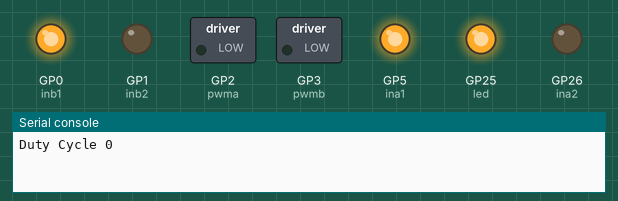
A program run on a simulated Raspberry Pi Pico running MicroPython. On the bench: switched loads named in the program (green lamp = pin HIGH), output pins drawn as LEDs (lit = HIGH), the last lines printed to the serial console. At 30.3 s the program stops and its outputs stay as they are.

Above: at 0.01 s.
At 5.0 s:
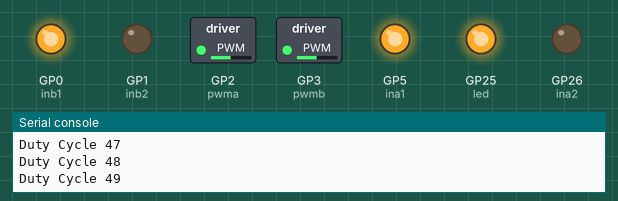
At 10.1 s:
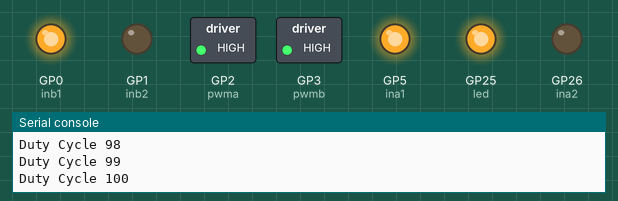
At 17.6 s:
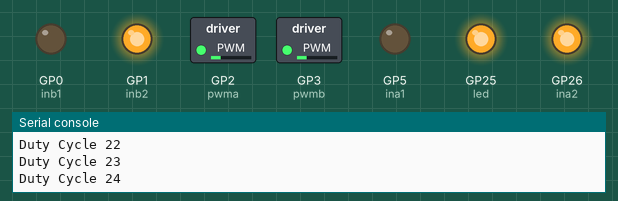
At 25.2 s:
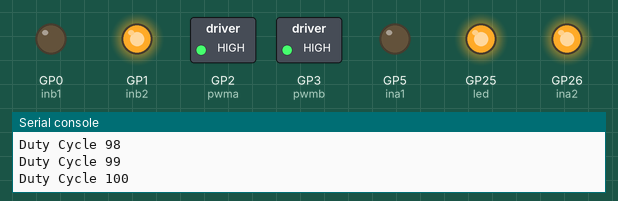
At 30.3 s:
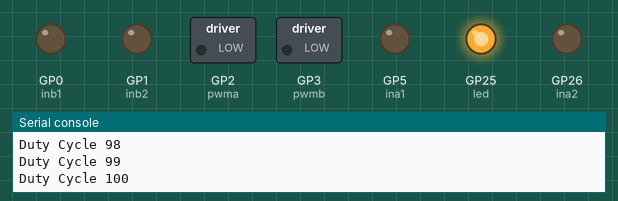
Timing chart, 0 to 31.8 s (numbered marks = the images above):
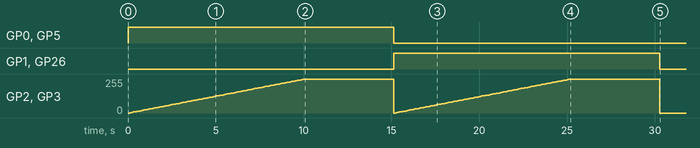

The program:

PM-MDRV-003.py
```python
from machine import Pin , PWM
from utime import sleep

led = Pin(25,Pin.OUT)
ina1 = Pin(5,Pin.OUT)
ina2 = Pin(26, Pin.OUT)
pwma = PWM(Pin(2))
pwma.freq(10000)

inb1 = Pin(0,Pin.OUT)
inb2 = Pin(1, Pin.OUT)
pwmb = PWM(Pin(3))
pwmb.freq(10000)


led.toggle()


def RotateCW(duty):
    ina1.value(1)
    ina2.value(0)
    duty_16 = int((duty*65536)/100)
    pwma.duty_u16(duty_16)

    inb1.value(1)
    inb2.value(0)
    duty_16 = int((duty*65536)/100)
    pwmb.duty_u16(duty_16)

def RotateCCW(duty):
    ina1.value(0)
    ina2.value(1)
    duty_16 = int((duty*65536)/100)
    pwma.duty_u16(duty_16)
    inb1.value(0)
    inb2.value(1)
    duty_16 = int((duty*65536)/100)
    pwmb.duty_u16(duty_16)

def StopMotor():
    ina1.value(0)
    ina2.value(0)
    pwma.duty_u16(0)
    inb1.value(0)
    inb2.value(0)
    pwmb.duty_u16(0)

#duty_cycle=float(input("Enter pwm duty cycle"))
#duty_cycle= 100
for i in range(101):
    print ("Duty Cycle",i)
    RotateCW(i)
    sleep(0.1)
    if i == 100:
        sleep(5)
StopMotor()
for j in range(101):
    print ("Duty Cycle",j)
    RotateCCW(j)
    sleep(0.1)
    if j == 100:
        sleep(5)
StopMotor()
```

Measured:
- by itself, GP3 (pwmb): ramps from 0/255 to 255/255 and jumps back, once every 15.1 s
